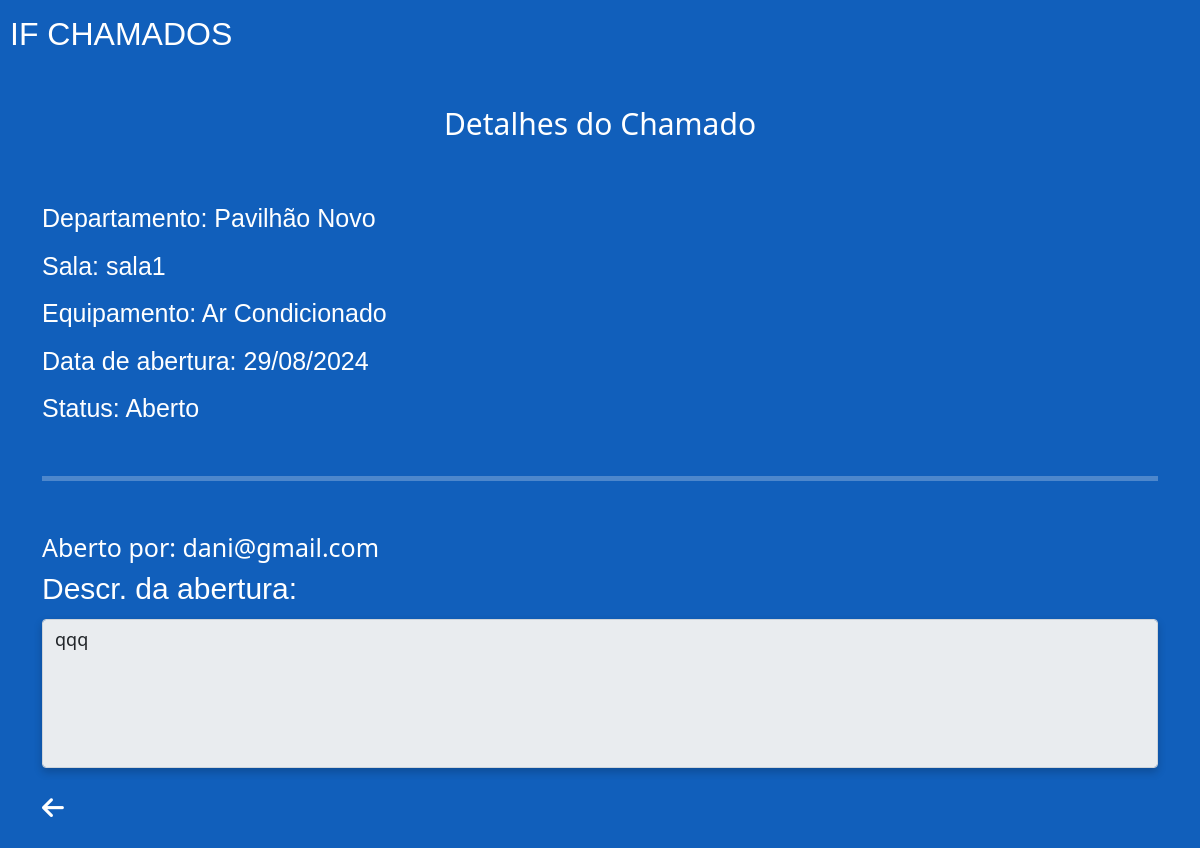
Page /if-dados/chamado/54/detalhes/ (signed in) on the committed database.
### if_dados/models.py (models this page shows, shortened)
class Chamado(models.Model):
    class Status(models.TextChoices):
        ABERTO = 'Aberto', 'Aberto'
        FECHADO = 'Fechado', 'Fechado'
        PENDENTE = 'Pendente', 'Pendente'
        REABERTO = 'Reaberto', 'Reaberto'
    usuario = models.ForeignKey(settings.AUTH_USER_MODEL, on_delete=models.CASCADE, default=1)
    status = models.CharField(max_length=10, choices=Status.choices, default=Status.ABERTO)
    departamento = models.CharField(max_length=255)
    sala = models.CharField(max_length=255)
    descricao_problema = models.TextField()
    patrimonio = models.CharField(max_length=50, blank=True, null=True)
    data_abertura = models.DateTimeField(default=timezone.now)
    data_fechamento = models.DateTimeField(blank=True, null=True)
    data_modificacao = models.DateTimeField(blank=True, null=True)
    data_reabertura = models.DateTimeField(blank=True, null=True)
    equipamento = models.CharField(max_length=255, blank=True, null=True)
    especialidade = models.ManyToManyField(Especialidade, blank=True)
    relato_tecnico = models.TextField(blank=True)

### if_app/models.py (models this page shows, shortened)
class Usuario(AbstractBaseUser, PermissionsMixin):
    EMAIL_FIELD = 'email'
    USERNAME_FIELD = 'email'
    REQUIRED_FIELDS = []
    email = models.EmailField(unique=True)
    nome = models.CharField(max_length=100)
    numero_celular = models.CharField(max_length=11)
    identificacao = models.CharField(max_length=50, choices=[('Funcionario', 'Funcionario'), ('Professor', 'Professor'), ('Aluno', 'Aluno')])
    departamento = models.CharField(max_length=50, choices=[('Laboratório', 'Laboratório'), ('Caen', 'Caen'), ('Pavilhão Novo', 'Pavilhão Novo'), ('Pavilhão Velho', 'Pavilhão Velho')], default='Laboratório')
    is_active = models.BooleanField(default=True)
    is_staff = models.BooleanField(default=False)
    objects = UsuarioManager()

### if_dados/views.py (the view)
# urls.py: path('chamado/<int:id>/detalhes/', views.detalhes_do_chamado_aberto, name='detalhes_do_chamado_aberto'),
@login_required
def detalhes_do_chamado_aberto(request, id):
    chamado = get_object_or_404(Chamado, id=id)
    contexto = {
        'chamado': chamado,
        'usuario_email': request.user.email
    }
    return render(request, 'detalhes-do-chamado-aberto.html', contexto)

### if_dados/templates/detalhes-do-chamado-aberto.html (shortened to what this page needs)
{% load static %}
<!DOCTYPE html>
<html lang="pt-br">
<head>
    <link href="https://cdn.jsdelivr.net/npm/bootstrap@5.0.2/dist/css/bootstrap.min.css" rel="stylesheet">
    <link rel="stylesheet" href="{% static 'css/style.css' %}">
</head>
<body>
    <div class="container-geral">
        <div class="logo text-white">IF CHAMADOS</div>
        <h1 class="text-center text-white mt-5 mb-5">Detalhes do Chamado</h1>
        <div class="container">
            <div class="row">
                <div class="col-12 informacoes">
                    <div class="setor">Departamento: {{ chamado.departamento }}</div>
                    <div class="sala">Sala: {{ chamado.sala }}</div>
                    <div class="equipamento">Equipamento: {{ chamado.equipamento }}</div>
                    <div class="data-de-abertura">Data de abertura: {{ chamado.data_abertura|date:"d/m/Y" }}</div>
                    <div class="status">Status: {{ chamado.status }}</div>
                </div>
            </div>
            <hr class="text-white mt-5 mb-5">
            <div class="row">
                <div class="col-12 texto-aberto-por text-white">
                    Aberto por: {{ usuario_email }}
                </div>
                <div class="col-12">
                    <label for="area-comentario" class="form-label text-white texto-dropdown caix-desc-abertura">Descr. da abertura:</label>
                    <textarea id="area-comentario" class="form-control area-comentario custom-placeholder sombra" rows="5" readonly>{{ chamado.descricao_problema }}</textarea>
                </div>
                <div class="col-12 mt-3">
                    <div class="container-botao-voltar mt-4">
                        <div class="icone-voltar">
                            <a href="{% url 'meus_chamados' %}"><i class="fas fa-arrow-left text-white"></i></a>
                        </div>
                    </div>
                </div>
            </div>
        </div>
    </div>
</body>
</html>

### if_app/static/css/style.css (style rules this page uses)
body { padding: 10px; background: #115FBB; }
a { text-decoration: none; }
.logo { font-size: 32px; font-family: 'Franklin Gothic Medium', 'Arial Narrow', Arial, sans-serif; }
.sombra { background-color: #FFF; box-shadow: 0 4px 8px rgba(0, 0, 0, 0.2); }
label { font-size: 18px; }
textarea { resize: none; }
.texto-dropdown { font-size: 30px; font-family: Arial, Helvetica, sans-serif; }
.area-comentario { font-size: 18px; }
.icone-voltar { position: relative; margin-bottom: 0rem; }
.icone-voltar i { position: absolute; font-size: 25px; top: 70%; transform: translateY(-50%); }
.container-botao-voltar, .container-botao-enviar { height: 50px; position: relative; }
.informacoes { font-size: 22px; text-align: left; }
.informacoes div { margin-top:10px; }
h1 { font-size: 30px; }
hr { padding: 2.5px; }
.setor, .sala, .equipamento, .data-de-abertura, .status { margin-top: 20px; font-size: 25px; font-family: Arial, Helvetica, sans-serif; color: #FFF; }
.status { float: left; margin-right: 10px; }
.texto-aberto-por { font-size: 25px; }

### rows in the picture
Chamado: departamento "Pavilhão Novo", sala "sala1", equipamento "Ar Condicionado", data_abertura "29/08/2024", status "Aberto", descricao_problema "qqq"
Usuario: email "dani@gmail.com"
